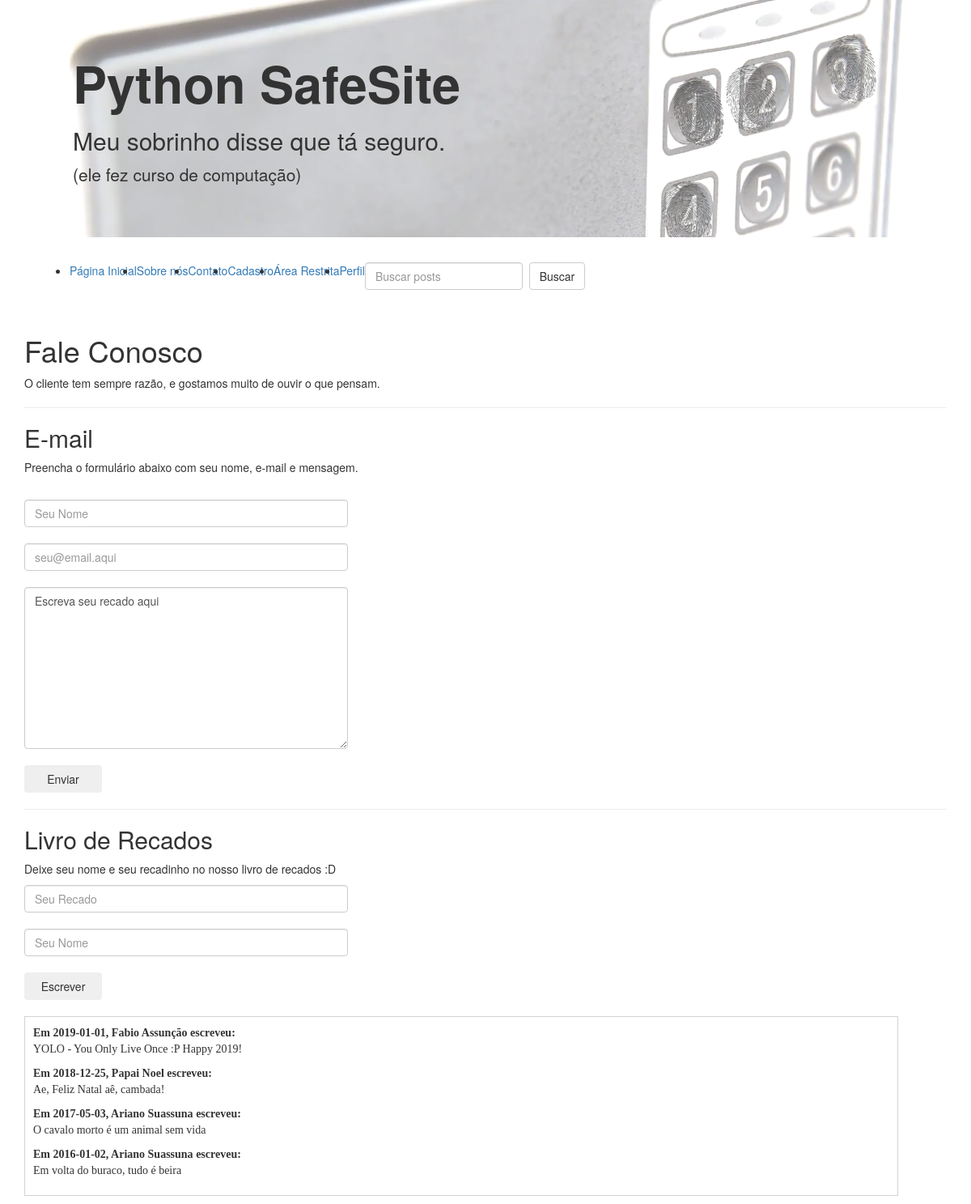
/contact, run on an earlier commit of the app's database.
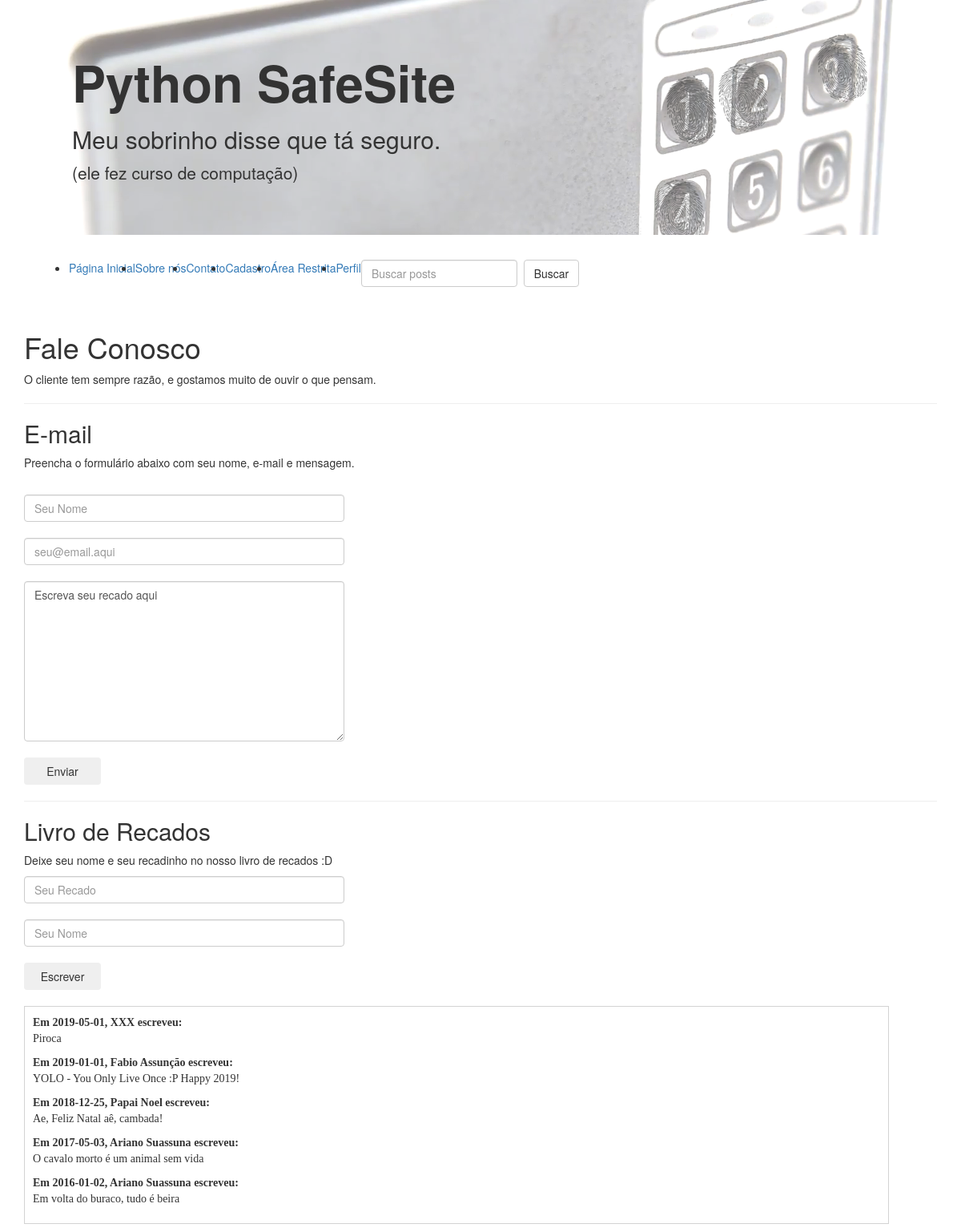
And on a later commit of the database.
### tables this page shows
CREATE TABLE `book` (
	`sign_date`	TEXT,
	`name`	TEXT,
	`message`	TEXT
);

### app.py (the view)
@app.route('/contact', methods=['GET'])
def get_contact():
    messages = f'SELECT * FROM book ORDER BY sign_date DESC;'
    res = query(messages)
    return f.render_template('contact.html', items=res)

### app.py (called while the page is built)
def query(text):
    conn = engine.connect()
    res = conn.execute(text)
    res = res.fetchall()
    return res

### templates/contact.html (shortened to what this page needs)
{% extends 'header.html' %}
{% block content %}
<div class="container">
    <h1>Fale Conosco</h1>
    O cliente tem sempre razão, e gostamos muito de ouvir o que pensam.
    <hr>
    <h2>E-mail</h2>
    <p>Preencha o formulário abaixo com seu nome, e-mail e mensagem.</p>
    <div style="color: darkred; font-weight: bold" id="msgbox"></div><br>
    <form id="mailform" onsubmit="event.preventDefault();">
        <input type="text" id="mname" style="width: 400px;"
        placeholder="Seu Nome" class="form-control"><br>
        <input type="text" name="email" style="width: 400px;"
        placeholder="seu@email.aqui" class="form-control"><br>
        <textarea cols="30" rows="10" name="message" class="form-control"
        style="width: 400px; height: 200px;">Escreva seu recado aqui</textarea><br>
        <button type="submit"  class="btn" style="width: 96px;" onclick="thanks();">Enviar</button>
    </form>
    <hr>
    <h2 id="Livro">Livro de Recados</h2>
    <p>Deixe seu nome e seu recadinho no nosso livro de recados :D</p>
    <form method="POST">
        <input type="text" name="message" style="width: 400px;"
        class="form-control" placeholder="Seu Recado"><br>
        <input type="text" name="name" style="width: 400px;"
        class="form-control" placeholder="Seu Nome"><br>
        <button type="submit" class="btn" style="width: 96px;">Escrever</button>
    </form>
    <br>
    <ul class="messages">
        {% for i in items %}
        <li>
            <strong>Em {{ i[0][0:4] }}-{{ i[0][4:6:] }}-{{ i[0][6:8] }}, {{ i[1] }} escreveu:</strong>
            <p>{{ i[2] }}</p>
        </li>
        {% endfor %}
    </ul>
</div>
{% endblock %}

### templates/header.html (shortened to what this page needs)
{% extends 'bootstrap/base.html' %}
{% block styles %}
{{super()}}
<link rel="stylesheet" href="{{url_for('static', filename='css/main.css')}}">
{% endblock %}
{% block navbar %}
<div class="container">
    <div class="jumbotron" style="background-image: url('/static/images/jumbotron_bg.png')">
        <h1 style="font-weight: bolder">Python SafeSite</h1>
        <h2>Meu sobrinho disse que tá seguro.</h2>
        <p>(ele fez curso de computação)</p>
    </div>
    <nav class="navbar navbar-expand-lg navbar-light bg-light">
        <div class="collapse navbar-collapse" id="navbarText">
            <ul class="navbar-nav mr-auto">
                <li class="nav-item">
                    <a class="nav-link" href="/">Página Inicial</a>
                </li>
                <li class="nav-item">
                    <a class="nav-link" href="/about">Sobre nós</a>
                </li>
                <li class="nav-item">
                    <a class="nav-link" href="/contact">Contato</a>
                </li>
                <li class="nav-item">
                    <a class="nav-link" href="/signup">Cadastro</a>
                </li>
                <li class="nav-item">
                    <a class="nav-link" href="/restrict">Área Restrita</a>
                </li>
                <li class="nav-item">
                    <a class="nav-link" href="/profile">Perfil</a>
                </li>
            </ul>
            <form class="form-inline" method="GET" action="/search">
                <input class="form-control" name="text" type="search" placeholder="Buscar posts">&nbsp;
                <button class="btn btn-default" type="submit">Buscar</button>
            </form>
        </div>
    </nav>
</div>
{% endblock %}

### static/css/main.css (style rules this page uses)
ul.messages li { list-style: none; font-family: 'Comic Sans MS', 'Trebuchet MS'; margin-left: 0; padding-left: 0; }
ul.messages { border: solid 1px lightgray; padding: 10px; max-width: 1080px; max-height: 400px; overflow-y: scroll; }

What changed in the data, as far as the page shows it:
added book: sign_date "2019", sign_date "05", sign_date "01", name "XXX", message "Piroca"
